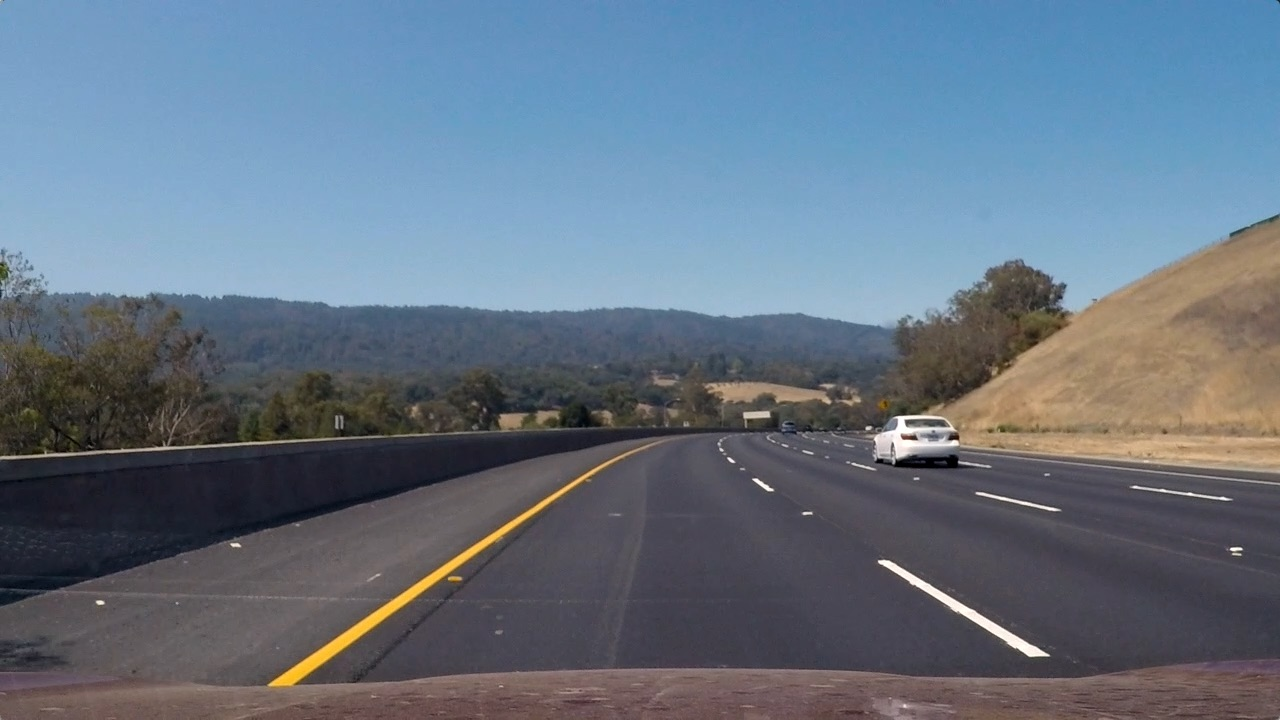
#> input picture mytest/test3.jpg, 1280 x 720 px, found by its file name
$ python color_gradient_thre.py   (older library calls are emulated)
#> lines starting #> are read from the running program, lines starting #| are printed output that depends on the picture; after the words box and inside, x2 and y2 are one past the last pixel; in counts of white or black regions, pixels touching at a corner belong together
import numpy as np
import cv2
import matplotlib.pyplot as plt
import matplotlib.image as mpimg

image = mpimg.imread('./test_images/test3.jpg')
#> image is the input picture: shape (720, 1280, 3); mean R, G, B 101.1, 115.3, 130.7

# Utility functions
def abs_sobel_thresh(img, orient='x', sobel_kernel=3, thresh=(0, 255)):

    gray = cv2.cvtColor(img, cv2.COLOR_RGB2GRAY)
    if orient == 'x':
        abs_sobel = np.absolute(cv2.Sobel(gray, cv2.CV_64F, 1, 0))
    elif orient == 'y':
        abs_sobel = np.absolute(cv2.Sobel(gray, cv2.CV_64F, 0, 1))

    scaled_sobel = np.uint8(255*abs_sobel/np.max(abs_sobel))
    grad_binary = np.zeros_like(scaled_sobel)
    grad_binary[(scaled_sobel >= thresh[0]) & (scaled_sobel <= thresh[1])] = 1

    return grad_binary

def mag_thresh(image, sobel_kernel=3, mag_thresh=(0, 255)):

    gray = cv2.cvtColor(image, cv2.COLOR_RGB2GRAY)
    sobelx = cv2.Sobel(gray, cv2.CV_64F, 1, 0)
    sobely = cv2.Sobel(gray, cv2.CV_64F, 0, 1)
    abs_sobelxy = np.sqrt(sobelx * sobelx + sobely * sobely)
    scaled_sobel = np.uint8(255 * abs_sobelxy / np.max(abs_sobelxy))
    mag_binary = np.zeros_like(scaled_sobel)
    mag_binary[(scaled_sobel >= mag_thresh[0]) & (scaled_sobel <= mag_thresh[1])] = 1

    return mag_binary

def dir_threshold(image, sobel_kernel=3, thresh=(0, np.pi/2)):

    gray = cv2.cvtColor(image, cv2.COLOR_RGB2GRAY)
    sobelx = cv2.Sobel(gray, cv2.CV_64F, 1, 0, ksize=sobel_kernel)
    sobely = cv2.Sobel(gray, cv2.CV_64F, 0, 1, ksize=sobel_kernel)
    abs_sobelx = np.absolute(sobelx)
    abs_sobely = np.absolute(sobely)
    dog = np.arctan2(abs_sobely, abs_sobelx)
    dir_binary = np.zeros_like(dog)
    dir_binary[(dog >= thresh[0]) & (dog <= thresh[1])] = 1

    return dir_binary

# My binarization binarize using color transform and gradient thresh
def binarize(img, s_thresh=(130, 255), mag_limits=(40, 880)):

#> called with s_thresh = (130, 255), mag_limits = (40, 880)
    img = np.copy(img)
    # Convert to HLS color space and separate the V channel
    hls = cv2.cvtColor(img, cv2.COLOR_RGB2HLS)
#> hls: shape (720, 1280, 3); mean of channels 0, 1, 2 94.8, 115.7, 62.1
    h_channel = hls[:, :, 0]
    l_channel = hls[:, :, 1]
    s_channel = hls[:, :, 2]
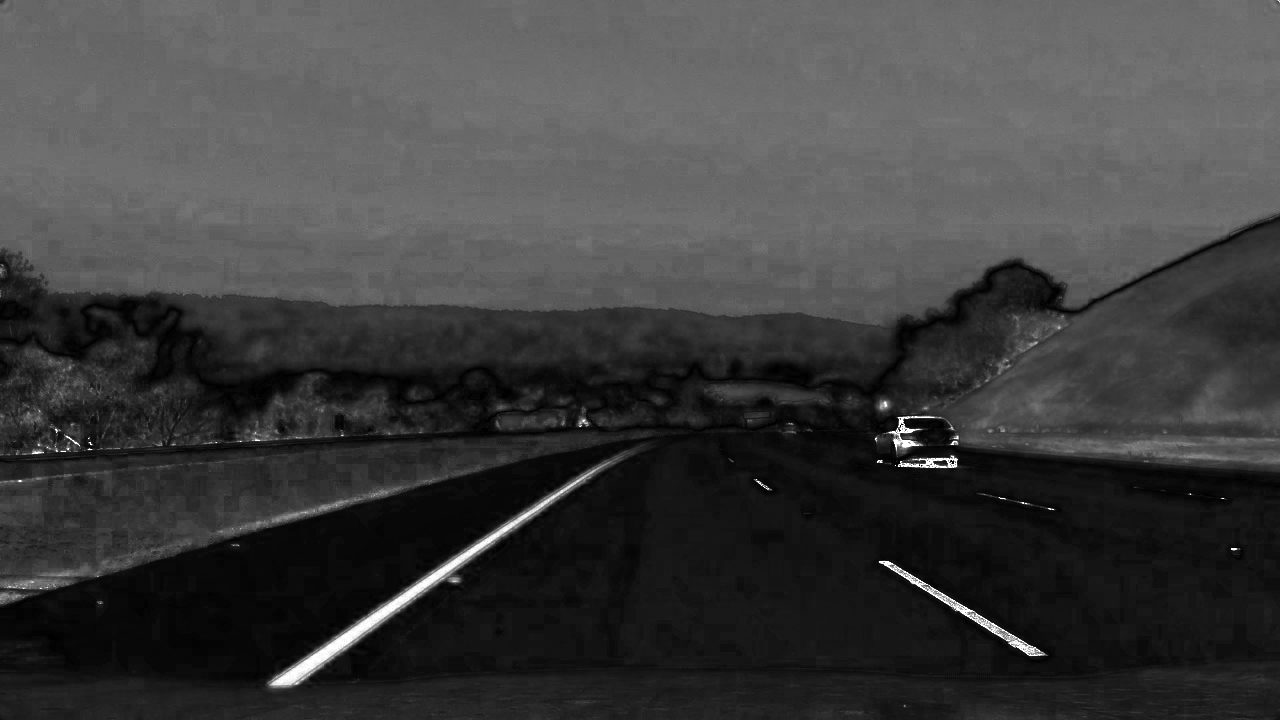
#> s_channel: shape (720, 1280); min 0, max 255, mean 62.1

    color_channel = s_channel

    mag_binary = mag_thresh(img, mag_thresh=mag_limits)
#> in mag_thresh, `sobely = cv2.Sobel(gray, cv2.CV_64F, 0, 1)`:
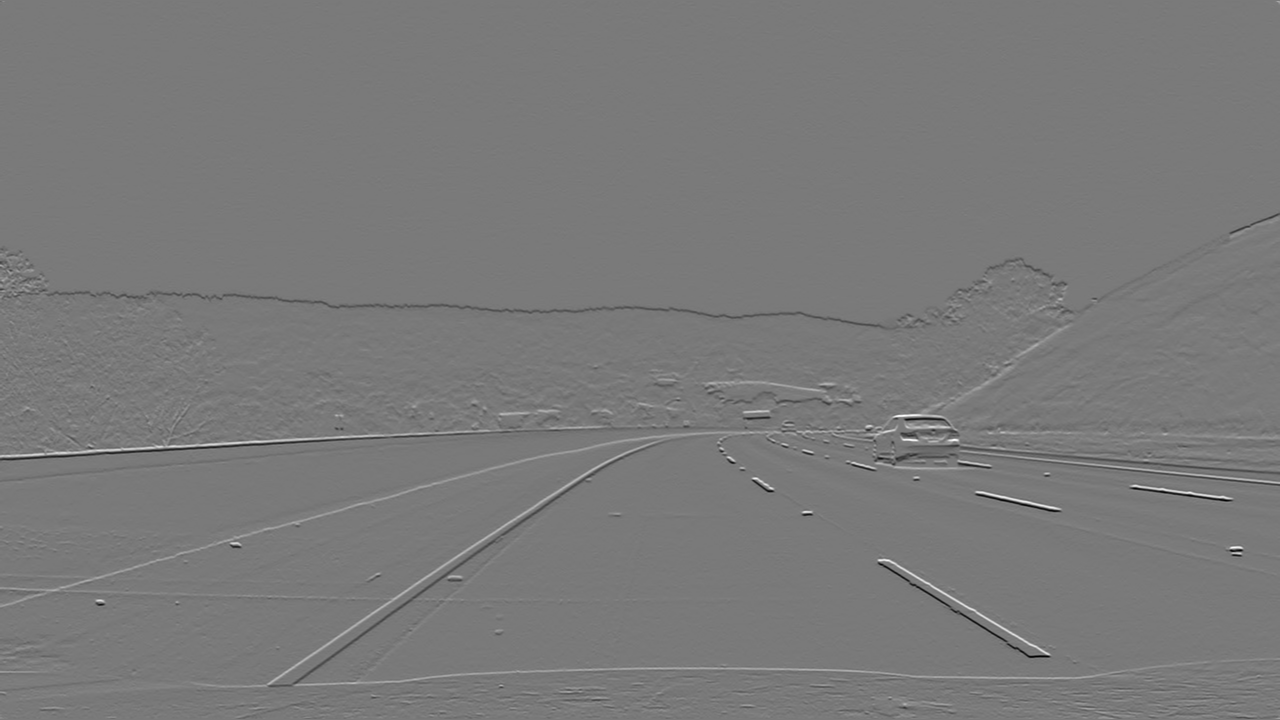
#> sobely: shape (720, 1280) float64; min -745, max 812, mean -0.5; drawn with min black and max white
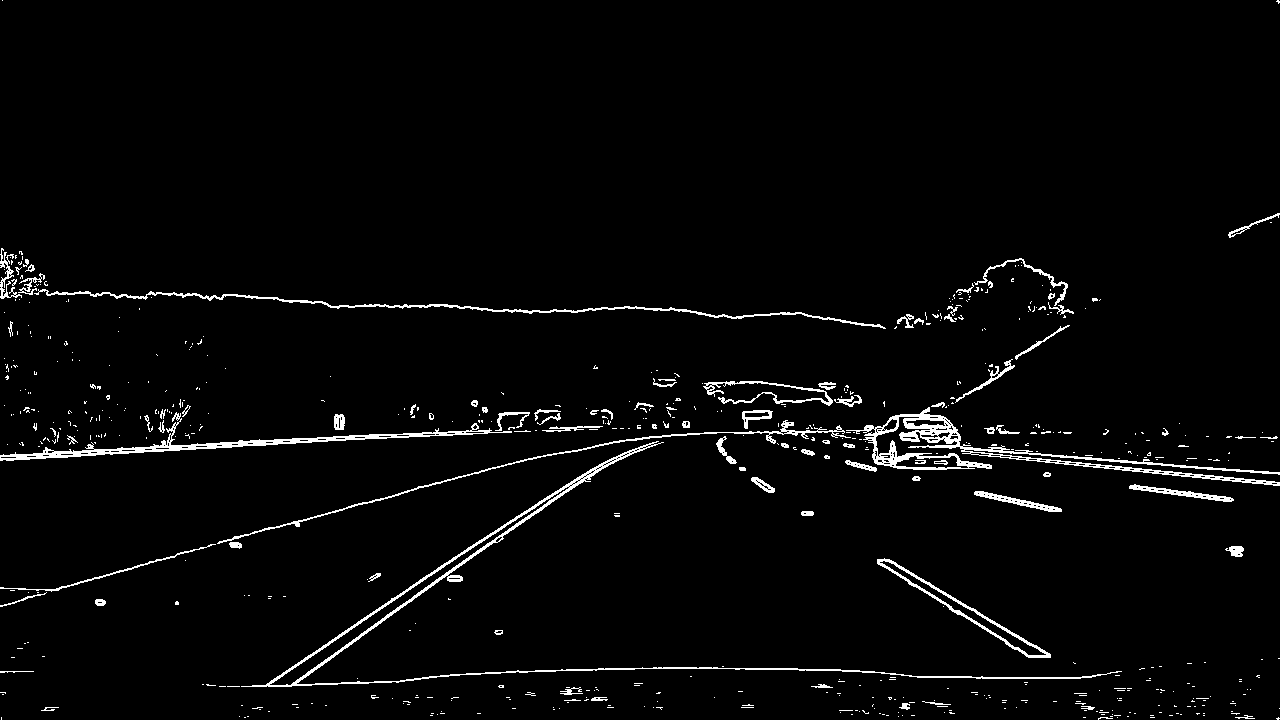
#> mag_binary: shape (720, 1280); values 0 (black) and 1 (white), 2.8% white in thin lines or dots

    # Threshold color channel
    s_binary = np.zeros_like(s_channel)
    s_binary[(color_channel >= s_thresh[0]) & (color_channel <= s_thresh[1])] = 1

    # Stack each channel
    out_binary = np.zeros_like(mag_binary)
    out_binary[(mag_binary == 1) | (s_binary == 1)] = 255

    return out_binary

result = binarize(image)
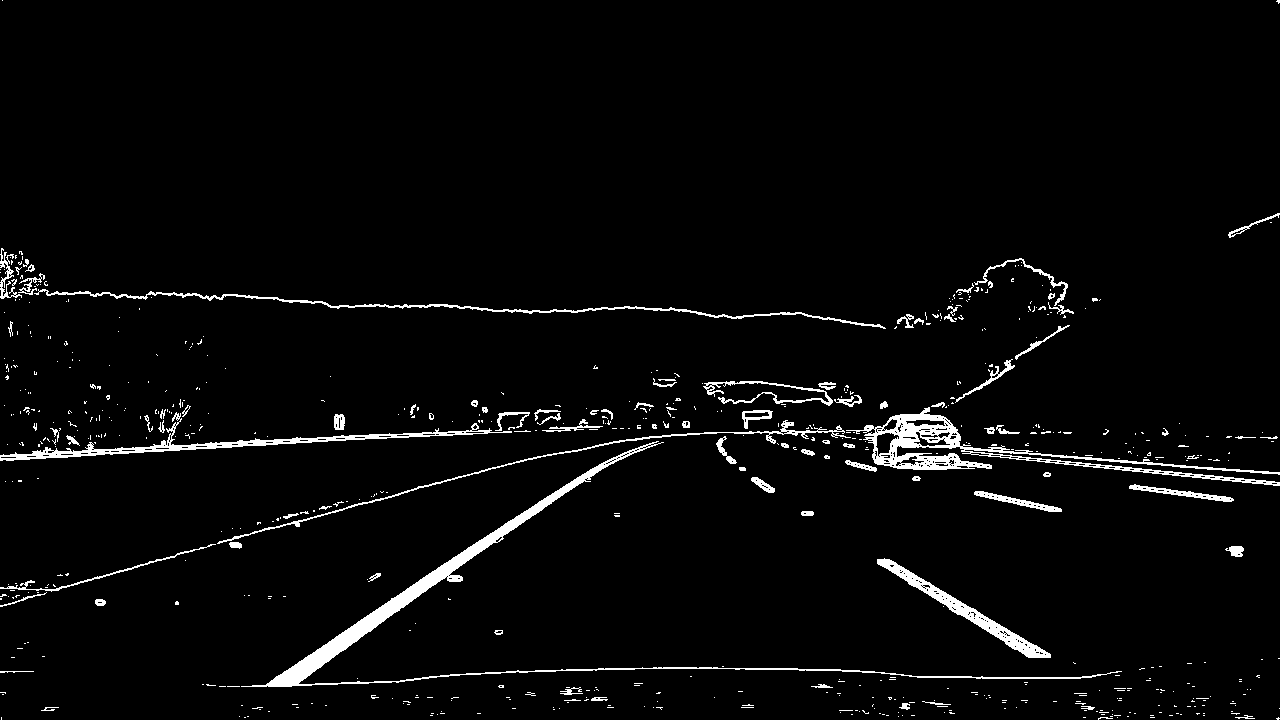
#> result: shape (720, 1280); 3.3% white; 651 white regions (559 under 20 px), largest, box (x1, y1, x2, y2) and area: (241, 441, 1122, 687) 6608, (846, 407, 1280, 486) 5040, (0, 412, 512, 461) 2708

cv2.imwrite("./output_images/binary.jpg", result)
